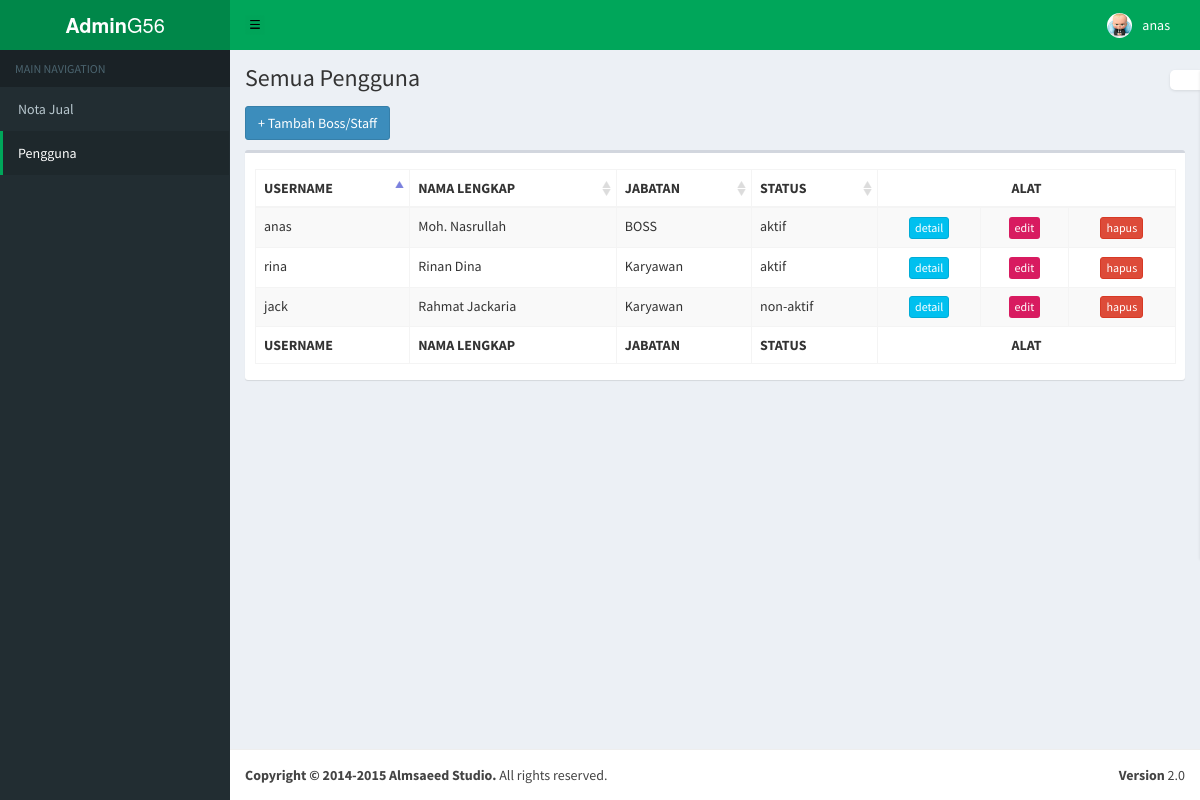
The page /pengguna.php (signed in) on the database its author committed.
### tables this page shows
CREATE TABLE IF NOT EXISTS `karyawan` (
  `id_user` int(11) NOT NULL,
  `username` varchar(100) NOT NULL,
  `jabatan` int(11) NOT NULL,
  `status` int(11) NOT NULL,
  `password` char(32) NOT NULL,
  `salt` varchar(10) NOT NULL,
  `foto_ktp` varchar(100) NOT NULL,
  `nama` varchar(100) NOT NULL,
  `tempat_lahir` varchar(100) NOT NULL,
  `tgl_lahir` date NOT NULL,
  `kelamin` int(11) NOT NULL,
  `alamat` varchar(500) NOT NULL,
  `agama` int(11) NOT NULL,
  `status_perkawinan` int(11) NOT NULL,
  `no_telp` varchar(15) NOT NULL
);

### config.php (called while the page is built, shortened)
<?php
$dbHost = 'localhost';
$dbUser = 'root';
$dbPass = '';
$dbName = 'ta_toko';
$mysqli = mysqli_connect($dbHost, $dbUser, $dbPass, $dbName)
        or die('Error Connecting to MySQL DataBase');
$i = 0;
if(isset($_SESSION['login'])){
	$i = $_SESSION['login'];
}
$sqlIdSekarang = "SELECT * FROM karyawan WHERE id_user = $i"."";
$resultIdSekarang = mysqli_query($mysqli, $sqlIdSekarang);
$rowIdSekarang = mysqli_fetch_array($resultIdSekarang);
?>

### pengguna.php (the view, shortened to what this page needs)
<!DOCTYPE html>
<html>
  <head>
    <link href="bootstrap/css/bootstrap.min.css" rel="stylesheet" type="text/css" />
    <link href="plugins/datatables/dataTables.bootstrap.css" rel="stylesheet" type="text/css" />
    <link href="dist/css/AdminLTE.min.css" rel="stylesheet" type="text/css" />
    <link href="plugins/iCheck/square/blue.css" rel="stylesheet" type="text/css" />
	<link href="dist/css/skins/_all-skins.min.css" rel="stylesheet" type="text/css" />
  </head>
  <body class="skin-green layout-boxed">
  <?php
  require 'config.php';
  $sqlKaryawan = "SELECT * FROM karyawan";
  $resultKaryawan = mysqli_query($mysqli, $sqlKaryawan);
  ?>
	<div class="wrapper">
      <header class="main-header">
        <a href="index2.html" class="logo"><b>Admin</b>G56</a>
        <nav class="navbar navbar-static-top" role="navigation">
		  <img src="dist/img/sidebar.png" style="width:50px; height:50px;" class="sidebar-toggle" data-toggle="offcanvas" role="button">
          <div class="navbar-custom-menu">
            <ul class="nav navbar-nav">
              <li class="dropdown user user-menu">
                <a href="#" class="dropdown-toggle" data-toggle="dropdown">
                  <?php
					if($rowIdSekarang['jabatan'] == 0) {
					  echo '<img src="dist/img/boss.jpg" class="user-image" alt="User Image" />';
					} else if($rowIdSekarang['jabatan'] == 1 && $rowIdSekarang['kelamin'] == 0){
					  echo '<img src="dist/img/karPr.png" class="user-image" alt="User Image" />';
					} else {
					  echo '<img src="dist/img/karLk.png" class="user-image" alt="User Image" />';
					}?>
                  <span class="hidden-xs"><?php echo $rowIdSekarang['username']; ?></span>
                </a>
              </li>
            </ul>
          </div>
        </nav>
      </header>
      <aside class="main-sidebar">
        <section class="sidebar">
          <ul class="sidebar-menu">
            <li class="header">MAIN NAVIGATION</li>
            <li><a href="index.php">Nota Jual</a></li>
			<li class="active"><a href="pengguna.php">Pengguna</a></li>
          </ul>
        </section>
      </aside>
      <div class="content-wrapper">
        <section class="content-header">
          <h1>
            Semua Pengguna
          </h1>
        </section>
        <section class="content">
		  <div class="row">
            <div class="col-xs-12">
			  <p><button type="button" class="btn btn-primary" onclick="dataPenggunaTambah()" data-toggle="modal" data-target="#tambahPenggunaModal">+ Tambah Boss/Staff</button></p>
			  <div class="box">
                <div class="box-body">
                  <table id="example1" class="table table-bordered table-striped">
                    <thead>
                      <tr>
                        <th>USERNAME</th>
                        <th>NAMA LENGKAP</th>
                        <th>JABATAN</th>
                        <th>STATUS</th>
                        <th colspan="3"><center>ALAT</center></th>
                      </tr>
                    </thead>
                    <tbody>
                    <?php
					while ($rowKaryawan = mysqli_fetch_object($resultKaryawan)) { ?>
					  <tr>
						<td><?php echo $rowKaryawan->username; ?></td>
						<td><?php echo $rowKaryawan->nama; ?></td>
						<td><?php if($rowKaryawan->jabatan == 0){ echo "BOSS"; } else { echo "Karyawan"; }?></td>
						<td><?php if($rowKaryawan->status == 0){ echo "non-aktif"; } else { echo "aktif"; }?></td>
						<td><center><a class="btn btn-xs btn-info" onclick="dataPenggunaDetail(<?php echo $rowKaryawan->id_user; ?>)" data-toggle="modal" data-target="#tambahPenggunaModal">detail</a></center></td>
						<td><center><a class="btn btn-xs bg-maroon" onclick="dataPenggunaEdit(<?php echo $rowKaryawan->id_user; ?>)" data-toggle="modal" data-target="#tambahPenggunaModal">edit</a></center></td>
						<td><center><a class="btn btn-xs btn-danger" onclick="dataPenggunaHapus(<?php echo $rowKaryawan->id_user; ?>)" data-toggle="modal" data-target="#tambahPenggunaModal">hapus</a></center></td>
					  </tr>
					<?php } ?>
                    </tbody>
                    <tfoot>
					  <tr>
                        <th>USERNAME</th>
                        <th>NAMA LENGKAP</th>
                        <th>JABATAN</th>
                        <th>STATUS</th>
                        <th colspan="3"><center>ALAT</center></th>
                      </tr>
                    </tfoot>
                  </table>
                </div>
              </div>
			<div class="row">
          <div class="col-xs-12">
        </section>
      </div>
      <footer class="main-footer">
        <div class="pull-right hidden-xs">
          <b>Version</b> 2.0
        </div>
        <strong>Copyright &copy; 2014-2015 Almsaeed Studio.</strong> All rights reserved.
      </footer>
    </div>
  </body>
</html>

### rows shown on the page
karyawan: username "anas", nama "Moh. Nasrullah", jabatan "BOSS", status "aktif"
karyawan: username "rina", nama "Rinan Dina", jabatan "Karyawan", status "aktif"
karyawan: username "jack", nama "Rahmat Jackaria", jabatan "Karyawan", status "non-aktif"
